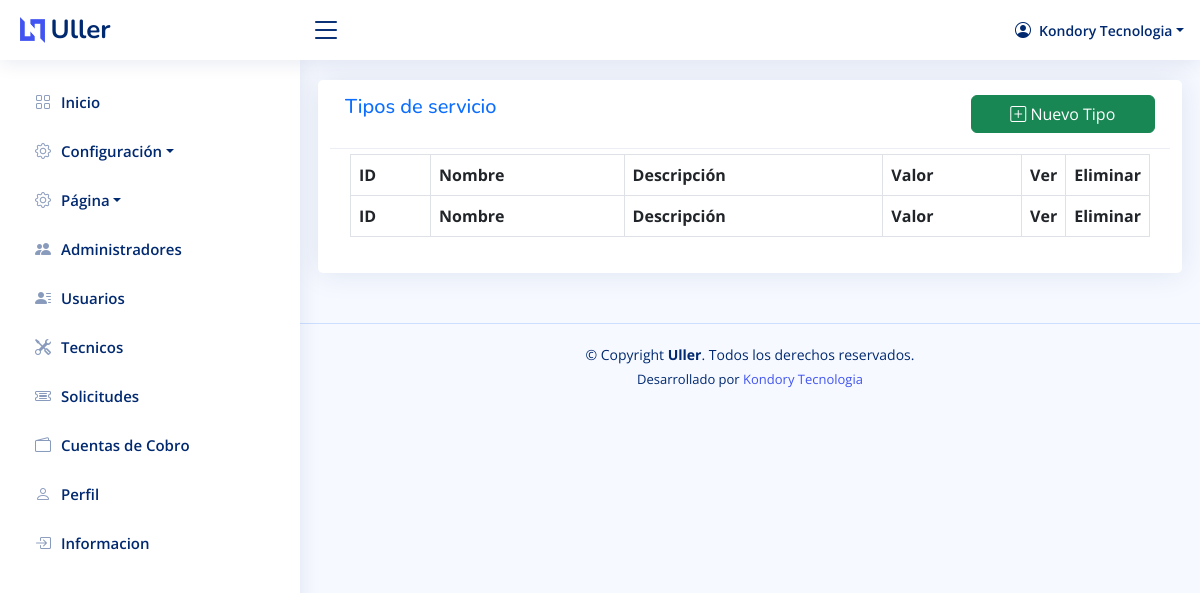
The page /system/views/admin/serviceTypes (signed in) on the database as committed earlier.
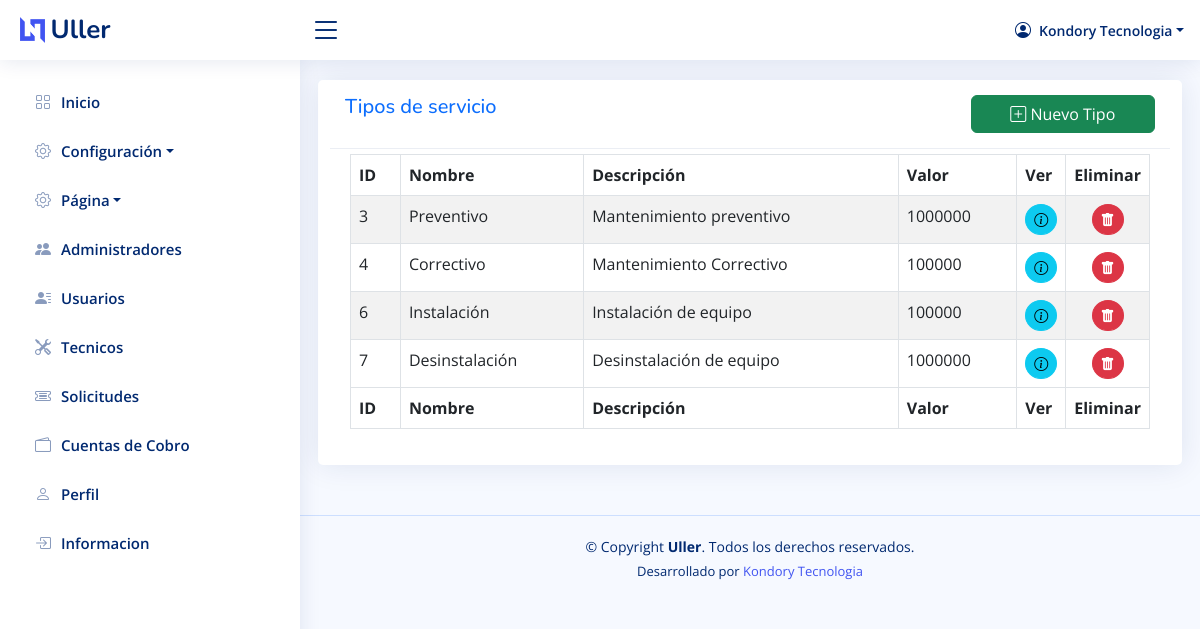
The same page on the database as committed later.
### tables this page shows
CREATE TABLE `TipoServicio` (
  `id_tipo` int(11) NOT NULL,
  `nombre` varchar(255) NOT NULL,
  `descripcion` varchar(255) NOT NULL,
  `valor` double NOT NULL,
  `fecha_registro` datetime NOT NULL
);

### system/php/class/TipoServicio.php (called while the page is built, shortened)
<?php
require_once $_SERVER['DOCUMENT_ROOT'] . '/system/php/model/TipoServicioDTO.php';
class TipoServicio extends System
{
    public static function listTipoServicio()
    {
        $dbh             = parent::Conexion();
        $stmt = $dbh->prepare("SELECT * FROM TipoServicio");
        $stmt->setFetchMode(PDO::FETCH_CLASS, 'TipoServicioDTO');
        $stmt->execute();
        return  $stmt->fetchAll();
    }
}

### system/php/modules/serviceType/ControllerServiceType.php (called while the page is built, shortened)
<?php
include_once $_SERVER['DOCUMENT_ROOT'] . '/system/php/modules/serviceType/ServiceType.php';
if(isset($_GET)){
    $tablaTipoServicios  = ServiceType::getTableServiceType();
}
?>

### system/php/routing/Admin.php (called while the page is built, shortened)
<?php
include_once $_SERVER['DOCUMENT_ROOT'] . '/system/php/modules/serviceType/ControllerServiceType.php';

### system/php/model/TipoServicioDTO.php (called while the page is built, shortened)
<?php
class TipoServicioDTO
{
    protected $id_tipo;
    protected $nombre;
    protected $descripcion;
    protected $valor;
    public function getId_tipo()
    {
        return $this->id_tipo;
    }
    public function getNombre()
    {
        return $this->nombre;
    }
    public function getDescripcion()
    {
        return $this->descripcion;
    }
    public function getValor()
    {
        return $this->valor;
    }
}
?>

### system/php/modules/serviceType/ServiceType.php (the view, shortened to what this page needs)
<?php
require_once $_SERVER['DOCUMENT_ROOT'] . '/system/php/class/TipoServicio.php';
class ServiceType extends System
{
    public static function getTableServiceType()
    {
        if (basename($_SERVER['PHP_SELF']) == 'serviceTypes.php') {
            $tableHtml = "";
            $modelResponse = TipoServicio::listTipoServicio();
            foreach ($modelResponse as $valor) {
                $tableHtml .= '<tr>';
                $tableHtml .= '<td>' . $valor->getId_tipo() . '</td>';
                $tableHtml .= '<td>' . $valor->getNombre() . '</td>';
                $tableHtml .= '<td>' . $valor->getDescripcion() . '</td>';
                $tableHtml .= '<td>' . $valor->getValor() .'</td>';
                $tableHtml .= '<td style="text-align:center;">' . Elements::crearBotonEditarJs($valor->getId_tipo()) . '</td>';
                $tableHtml .= '<td style="text-align:center;">' . Elements::crearBotonEliminarJs($valor->getId_tipo()) . '</td>';
                $tableHtml .= '</tr>';
            }
            return $tableHtml;
        }
    }
}

### system/views/admin/serviceTypes.php (shortened to what this page needs)
<?php require_once $_SERVER['DOCUMENT_ROOT'] . '/system/php/routing/Admin.php'; ?>
<!DOCTYPE html>
<html lang="en">
<head>
    <link href="../../assets/vendor/bootstrap/css/bootstrap.min.css" rel="stylesheet">
    <link href="../../assets/vendor/bootstrap-icons/bootstrap-icons.css" rel="stylesheet">
    <link href="../../assets/vendor/boxicons/css/boxicons.min.css" rel="stylesheet">
    <link href="../../assets/vendor/quill/quill.snow.css" rel="stylesheet">
    <link href="../../assets/vendor/quill/quill.bubble.css" rel="stylesheet">
    <link href="../../assets/vendor/remixicon/remixicon.css" rel="stylesheet">
    <link href="../../assets/vendor/simple-datatables/style.css" rel="stylesheet">
    <link href="../../assets/vendor/datatables/dataTables.bootstrap4.min.css" rel="stylesheet">
    <link href="../../assets/css/style.css" rel="stylesheet">
</head>
<body>
    <?php include '../../assets/html/header.php'; ?>
    <?php include '../../assets/html/sidebar-admin.php'; ?>
    <main id="main" class="main">
        <section class="section dashboard">
            <div class="row">
                <div class="card">
                    <div class="card-header">
                        <div class="row">
                            <div class="col-md-9">
                                <h5 class="text-primary">Tipos de servicio</h5>
                            </div>
                            <div class="col-md-3 text-right d-grid">
                                <button class="btn btn-success" data-bs-toggle="modal" data-bs-target="#newType"><i class="bi bi-plus-square"></i> Nuevo Tipo</button>
                            </div>
                        </div>
                    </div>
                    <div class="card-body" style="padding-top: 5px;">
                        <div class="table-responsive">
                            <table class="table table-bordered table-striped" id="dataTable" width="100%" cellspacing="0">
                                <thead>
                                    <tr>
                                        <th>ID</th>
                                        <th>Nombre</th>
                                        <th>Descripción</th>
                                        <th>Valor</th>
                                        <th width="10px">Ver</th>
                                        <th width="10px">Eliminar</th>
                                    </tr>
                                </thead>
                                <tfoot>
                                    <tr>
                                        <th>ID</th>
                                        <th>Nombre</th>
                                        <th>Descripción</th>
                                        <th>Valor</th>
                                        <th width="10px">Ver</th>
                                        <th width="10px">Eliminar</th>
                                    </tr>
                                </tfoot>
                                <tbody>
                                    <?= $tablaTipoServicios; ?>
                                </tbody>
                            </table>
                        </div>
                    </div>
                </div>
            </div>
        </section>
    </main>
</body>
</html>

### system/assets/html/header.php (shortened to what this page needs)
<header id="header" class="header fixed-top d-flex align-items-center">
  <div class="d-flex align-items-center justify-content-between">
    <a href="index" class="logo d-flex align-items-center">
      <img src="../assets/img/logo.png" alt="">
      <span class="d-none d-lg-block">Uller</span>
    </a>
    <i class="bi bi-list toggle-sidebar-btn"></i>
  </div>
  <nav class="header-nav ms-auto">
    <ul class="d-flex align-items-center">
      <li class="nav-item dropdown pe-3">
        <a class="nav-link nav-profile d-flex align-items-center pe-0" href="#" data-bs-toggle="dropdown">
          <i class="bi bi-person-circle"></i>
          <span class="d-none d-md-block dropdown-toggle ps-2"><?= $_SESSION['nombre'] ?></span>
        </a>
      </li>
    </ul>
  </nav>
</header>

### system/assets/html/sidebar-admin.php (shortened to what this page needs)
<aside id="sidebar" class="sidebar">
  <ul class="sidebar-nav" id="sidebar-nav">
    <li class="nav-item">
      <a class="nav-link collapsed" href="../admin/index">
        <i class="bi bi-grid"></i>
        <span>Inicio</span>
      </a>
    </li>
    <li class="nav-item dropdown">
      <a class="nav-link dropdown-toggle collapsed" href="#" role="button" data-bs-toggle="dropdown" aria-expanded="false">
        <i class="bi bi-gear"></i>
        <span>Configuración</span>
      </a>
    </li>
    <li class="nav-item dropdown">
      <a class="nav-link dropdown-toggle collapsed" href="#" role="button" data-bs-toggle="dropdown" aria-expanded="false">
        <i class="bi bi-gear"></i>
        <span>Página</span>
      </a>
    </li>
    <li class="nav-item">
      <a class="nav-link collapsed" href="../admin/administrators">
        <i class="bi bi-people-fill"></i>
        <span>Administradores</span>
      </a>
    </li>
    <li class="nav-item">
      <a class="nav-link collapsed" href="../admin/users">
        <i class="bi bi-person-lines-fill"></i>
        <span>Usuarios</span>
      </a>
    </li>
    <li class="nav-item">
      <a class="nav-link collapsed" href="../admin/technicians">
        <i class="bi bi-tools"></i>
        <span>Tecnicos</span>
      </a>
    </li>
    <li class="nav-item">
      <a class="nav-link collapsed" href="../admin/requests">
        <i class="bi bi-ticket-detailed"></i>
        <span>Solicitudes</span>
      </a>
    </li>
    <li class="nav-item">
      <a class="nav-link collapsed" href="../admin/payments">
        <i class="bi bi-wallet2"></i>
        <span>Cuentas de Cobro</span>
      </a>
    </li>
    <li class="nav-item">
      <a class="nav-link collapsed" href="../admin/users-profile">
        <i class="bi bi-person"></i>
        <span>Perfil</span>
      </a>
    </li>
    <li class="nav-item">
      <a class="nav-link collapsed" href="../admin/information">
        <i class="bi bi-box-arrow-in-right"></i>
        <span>Informacion</span>
      </a>
    </li>
  </ul>
</aside>

### system/php/class/Elements.php (shortened to what this page needs)
<?php
class Elements
{
    public static function crearBotonEditarJs($id)
    {
        return '<button class="btn btn-info rounded-circle btn-sm btn-editar" value="' . $id . '"><i class="bi bi-info-circle"></i></button>';
    }
    public static function crearBotonEliminarJs($id)
    {
        return '<button class="btn btn-danger rounded-circle btn-sm btn-eliminar" value="' . $id . '"><i class="bi bi-trash-fill"></i></button>';
    }
}

### system/assets/css/style.css (style rules this page uses)
:root { scroll-behavior: smooth; }
body { font-family: "Open Sans", sans-serif; background: #f6f9ff; color: #444444; }
a { color: #4154f1; text-decoration: none; }
h1, h2, h3, h4, h5, h6 { font-family: "Nunito", sans-serif; }
#main { margin-top: 60px; padding: 20px 30px; transition: all 0.3s; }
.card { margin-bottom: 30px; border: none; border-radius: 5px; box-shadow: 0px 0 30px rgba(1, 41, 112, 0.1); }
.card-header, .card-footer { border-color: #ebeef4; background-color: #fff; color: #798eb3; padding: 15px; }
.card-body { padding: 0 20px 20px 20px; }
.logo { line-height: 1; }
@media (min-width: 1200px) { .logo { width: 280px; } }
.logo img { max-height: 26px; margin-right: 6px; }
.logo span { font-size: 26px; font-weight: 700; color: #012970; font-family: "Nunito", sans-serif; }
.header { transition: all 0.5s; z-index: 997; height: 60px; box-shadow: 0px 2px 20px rgba(1, 41, 112, 0.1); background-color: #fff; padding-left: 20px; }
.header .toggle-sidebar-btn { font-size: 32px; padding-left: 10px; cursor: pointer; color: #012970; }
.header-nav ul { list-style: none; }
.header-nav>ul { margin: 0; padding: 0; }
.header-nav .nav-profile { color: #012970; }
.header-nav .nav-profile span { font-size: 14px; font-weight: 600; }
.sidebar { position: fixed; top: 60px; left: 0; bottom: 0; width: 300px; z-index: 996; transition: all 0.3s; padding: 20px; overflow-y: auto; scrollbar-width: thin; scrollbar-color: #aab7cf transparent; box-shadow: 0px 0px 20px rgba(1, 41, 112, 0.1); background-color: #fff; }
@media (min-width: 1200px) { #main, #footer { margin-left: 300px; } }
.sidebar-nav { padding: 0; margin: 0; list-style: none; }
.sidebar-nav li { padding: 0; margin: 0; list-style: none; }
.sidebar-nav .nav-item { margin-bottom: 5px; }
.sidebar-nav .nav-link { display: flex; align-items: center; font-size: 15px; font-weight: 600; color: #4154f1; transition: 0.3; background: #f6f9ff; padding: 10px 15px; border-radius: 4px; }
.sidebar-nav .nav-link i { font-size: 16px; margin-right: 10px; color: #4154f1; }
.sidebar-nav .nav-link.collapsed { color: #012970; background: #fff; }
.sidebar-nav .nav-link.collapsed i { color: #899bbd; }
.footer { padding: 20px 0; font-size: 14px; transition: all 0.3s; border-top: 1px solid #cddfff; }
.footer .copyright { text-align: center; color: #012970; }
.footer .credits { padding-top: 5px; text-align: center; font-size: 13px; color: #012970; }

Rows that differ between the two databases and show on the page:
added tiposervicio: id_tipo "3", nombre "Preventivo", descripcion "Mantenimiento preventivo", valor "1000000"
added tiposervicio: id_tipo "4", nombre "Correctivo", descripcion "Mantenimiento Correctivo", valor "100000"
added tiposervicio: id_tipo "6", nombre "Instalación", descripcion "Instalación de equipo", valor "100000"
added tiposervicio: id_tipo "7", nombre "Desinstalación", descripcion "Desinstalación de equipo", valor "1000000"
